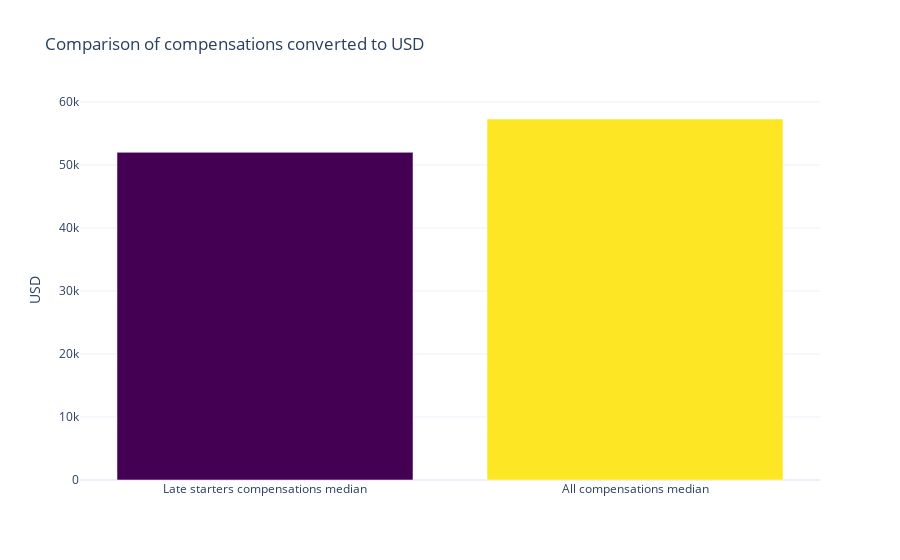

Notebook source saved alongside this figure:
### Code cell
import plotly.graph_objects as go
fig = go.Figure(data=[go.Bar(x=compensations.columns,
                             y=compensations.iloc[0], 
                             marker={'color': compensations.iloc[0], 'colorscale': 'Viridis'}
                            )],
    layout_title_text="Comparison of compensations converted to USD",
    
)
fig.update_layout(
    yaxis_title="USD",
    template = 'plotly_white',
 )

fig.show()

### Figure 1 — Plotly figure (JSON) as saved in the notebook; plotly's stock layout.template omitted (floating-point values rounded to 4 significant figures)
{"data": [{"marker": {"color": [52000, 57287], "colorscale": [[0, "#440154"], [0.1111, "#482878"], [0.2222, "#3e4989"], [0.3333, "#31688e"], [0.4444, "#26828e"], [0.5556, "#1f9e89"], [0.6667, "#35b779"], [0.7778, "#6ece58"], [0.8889, "#b5de2b"], [1, "#fde725"]]}, "type": "bar", "x": ["Late starters compensations median", "All compensations median"], "y": [52000, 57287]}], "layout": {"title": {"text": "Comparison of compensations converted to USD"}, "yaxis": {"title": {"text": "USD"}}}}
